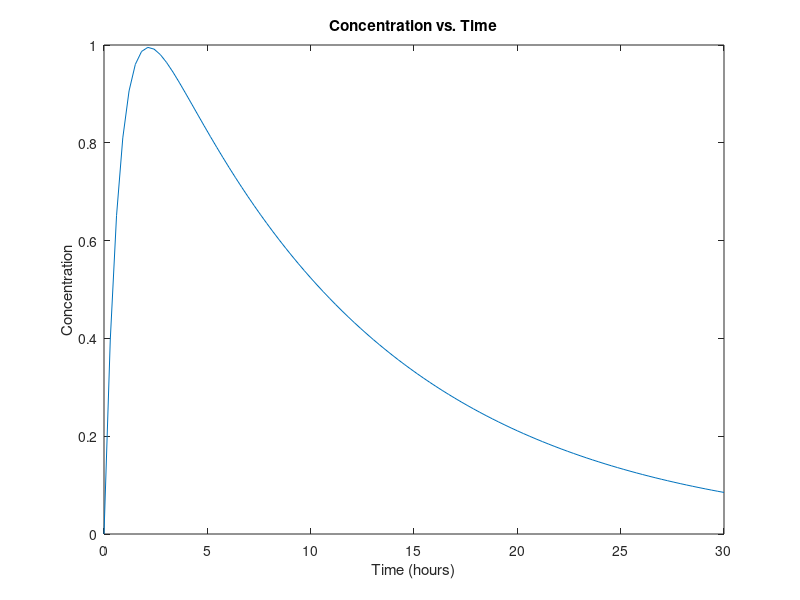

MATLAB code to generate this figure: (Note: this script raises an error after producing the figure.)
%%% Problem 1
%%% Implement the Bisection method as we did in the Week 5 Coding Lecture
%%
t = linspace(0, 30, 100); % Adjust the time range accordingly
c = 1.3 * (exp(-t/11) - exp(-4*t/3));
plot(t, c);
xlabel('Time (hours)');
ylabel('Concentration');
title('Concentration vs. Time');

a =  1;
b = 3;
tol = 1e-8;

for k = 1:1000000
    if t1 ==0
        break
    elseif sign(t1) == sign(da)
        a = t;
    else
        b = t;
    end
    t = (a+b) / 2;
    t1 = 1.3* (-1/11* exp(-t/11)+ 4/3 *exp(-4 * t /3));
    da = 1.3* (-1/11* exp(-a/11)+ 4/3 *exp(-4 * a /3));
    db = 1.3* (-1/11* exp(-b/11)+ 4/3 *exp(-4 * b /3));
    A1 = t;
    A2 =  1.3* (exp(-t/11)-exp(-4 * t /3));
    A3 = abs( 1.3* (-1/11* exp(-t/11)+ 4/3 *exp(-4 * t /3)));
end





%%% Problem 2
%%% Implement Newton's method as we did in the Week 5 Coding Lecture
%%
x0 = 2;
iterations = 1;
x = x0;
tolerance = 1e-8;

while abs(2*x) > tolerance
        x = x - 2*x / 2;
        iterations = iterations + 1;
end

 A4 = iterations;
 A5 = x;

x0 = 2;
iterations = 1;
x = x0;
tolerance = 1e-8;

while abs(500*x^499) > tolerance
        x = x - 500*x^499 / (249500*x^498);
        iterations = iterations + 1;
end

A6 = iterations;
A7 = x;

 x0 = 2;
iterations = 1;
x = x0;
tolerance = 1e-8;

while abs(1000*x^999) > tolerance
        x = x - (1000*x^999)/ (999000*x^998);
        iterations = iterations + 1;
end

 A8 = iterations;
 A9 = x;
 


